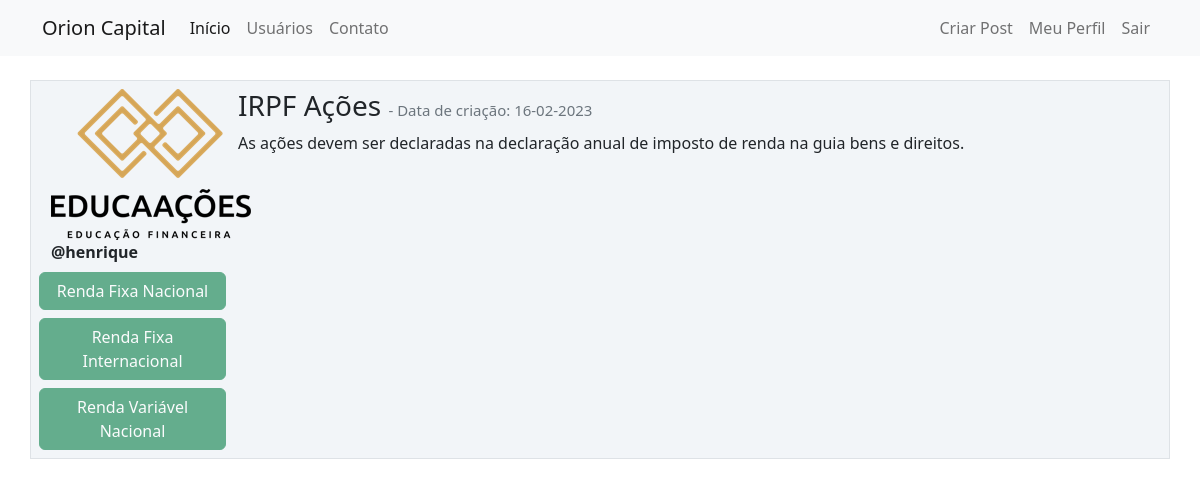
The page /post/2 (signed in) on the database its author committed.
### orion/models.py (models this page shows, shortened)
class Usuario(database.Model, UserMixin):
  id = database.Column(database.Integer, primary_key=True)
  username = database.Column(database.String, nullable=False)
  email = database.Column(database.String, nullable=False, unique=True)
  senha = database.Column(database.String, nullable=False)
  foto_perfil = database.Column(database.String, default='default.jpg')
  posts = database.relationship('Post', backref='autor', lazy=True)
  classes_ativos = database.Column(database.String, nullable=False, default="Não Informado")

class Post(database.Model):
  id = database.Column(database.Integer, primary_key=True)
  titulo = database.Column(database.String, nullable=False)
  corpo = database.Column(database.Text, nullable=False)
  data_criacao = database.Column(database.DateTime, nullable=False, default=datetime.utcnow) #passar a função 'datetime.utcnow' como parâmetro  para o default sem os '()' para que execute toda a vez que o usuário criar um post
  id_usuario = database.Column(database.Integer, database.ForeignKey('usuario.id'), nullable=False) #o parâmetro 'usuario.id' cujo o 'usuario' é o nome da classe deve sempre estar em letra minúscula e o database.ForeignKey('usuario.id) deve ocupar a 2ª posição nos parâmetro

### orion/routes.py (the view)
@app.route('/post/<post_id>', methods=['GET', 'POST'])
@login_required
def exibir_post(post_id):
    post = Post.query.get(post_id)
    if current_user == post.autor:
        form = FormCriarPost()
        if request.method == 'GET':
            form.titulo.data = post.titulo
            form.corpo.data = post.corpo
        elif form.validate_on_submit():
            post.titulo = form.titulo.data
            post.corpo = form.corpo.data
            database.session.commit()
            flash('Post Atualizado Com Sucesso', 'alert-success')
            return redirect(url_for('home'))
    else:
        form = None
    return render_template('post.html', post=post, form=form)

### orion/models.py (called while the page is built)
@login_manager.user_loader
def load_usuario(id_usuario):
  return Usuario.query.get(int(id_usuario))

### orion/templates/post.html (shortened to what this page needs)
{% extends 'base.html' %}
{% block body %}
    <div>
        <div class="row border mt-4 p-2 meupost">
            <div class="col-2">
                <div class="image pe-2">
                    <img src="{{ url_for('static', filename='fotos_perfil/{}'.format(post.autor.foto_perfil)) }}" class="rounded" width="200">
                </div>
                <strong class="">@{{ post.autor.username }}</strong>
                <div class="row justify-content-center text-center">
                    {% for classe in post.autor.classes_ativos.split(';') %}
                        <button type="button" class="btn btn-success mt-2" disabled>{{ classe }}</button>
                    {% endfor %}
                </div>
            </div>
            <div class="col-9">
                <h3>{{ post.titulo }}
                    <small class="text-muted" style="font-size: 15px"> - Data de criação: {{ post.data_criacao.strftime('%d-%m-%Y') }}
                    </small>
                </h3>
                <p>{{ post.corpo }}</p>
            </div>
        </div>
    </div>
{% endblock %}

### orion/static/main.css (style rules this page uses)
.meupost { background-color: #F2F5F8; }

### rows shown on the page
Usuario: foto_perfil (picture), autor.username "henrique"
Post: titulo "IRPF Ações", data_criacao "16-02-2023", corpo "As ações devem ser declaradas na declaração anual de imposto de renda na guia bens e direitos."

### other values the page prints
{{ classe }} "Renda Fixa Nacional" "Renda Fixa Internacional" "Renda Variável Nacional"
